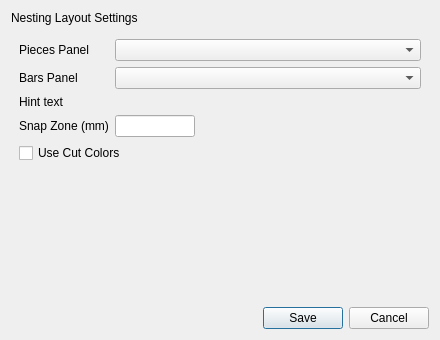
<?xml version="1.0" encoding="UTF-8"?>
<ui version="4.0">
 <class>NestingLayoutDialog</class>
 <widget class="QDialog" name="NestingLayoutDialog">
  <property name="geometry">
   <rect>
    <x>0</x>
    <y>0</y>
    <width>440</width>
    <height>340</height>
   </rect>
  </property>
  <property name="windowTitle">
   <string>Nesting Layout Settings</string>
  </property>
  <property name="modal">
   <bool>true</bool>
  </property>
  <layout class="QVBoxLayout" name="main_layout">
   <item>
    <widget class="QLabel" name="title">
     <property name="text">
      <string>Nesting Layout Settings</string>
     </property>
    </widget>
   </item>
   <item>
    <layout class="QFormLayout" name="form_layout">
     <property name="leftMargin">
      <number>8</number>
     </property>
     <property name="topMargin">
      <number>8</number>
     </property>
     <property name="rightMargin">
      <number>8</number>
     </property>
     <property name="bottomMargin">
      <number>8</number>
     </property>
     <item row="0" column="0">
      <widget class="QLabel" name="lbl_pieces">
       <property name="text">
        <string>Pieces Panel</string>
       </property>
      </widget>
     </item>
     <item row="0" column="1">
      <widget class="QComboBox" name="pieces_combo"/>
     </item>
     <item row="1" column="0">
      <widget class="QLabel" name="lbl_bars">
       <property name="text">
        <string>Bars Panel</string>
       </property>
      </widget>
     </item>
     <item row="1" column="1">
      <widget class="QComboBox" name="bars_combo"/>
     </item>
     <item row="2" column="0" colspan="2">
      <widget class="QLabel" name="hint">
       <property name="wordWrap">
        <bool>true</bool>
       </property>
       <property name="text">
        <string>Hint text</string>
       </property>
      </widget>
     </item>
     <item row="3" column="0">
      <widget class="QLabel" name="lbl_snap_zone">
       <property name="text">
        <string>Snap Zone (mm)</string>
       </property>
      </widget>
     </item>
     <item row="3" column="1">
      <widget class="QLineEdit" name="snap_zone">
       <property name="fixedWidth" stdset="0">
        <number>80</number>
       </property>
       <property name="maximumSize">
        <size>
         <width>80</width>
         <height>16777215</height>
        </size>
       </property>
      </widget>
     </item>
     <item row="4" column="0" colspan="2">
      <widget class="QCheckBox" name="use_colors">
       <property name="text">
        <string>Use Cut Colors</string>
       </property>
      </widget>
     </item>
    </layout>
   </item>
   <item>
    <spacer name="verticalSpacer">
     <property name="orientation">
      <enum>Qt::Vertical</enum>
     </property>
     <property name="sizeHint" stdset="0">
      <size>
       <width>20</width>
       <height>40</height>
      </size>
     </property>
    </spacer>
   </item>
   <item>
    <widget class="QDialogButtonBox" name="button_box">
     <property name="standardButtons">
      <set>QDialogButtonBox::Cancel|QDialogButtonBox::Save</set>
     </property>
    </widget>
   </item>
  </layout>
 </widget>
 <resources/>
 <connections/>
</ui>
